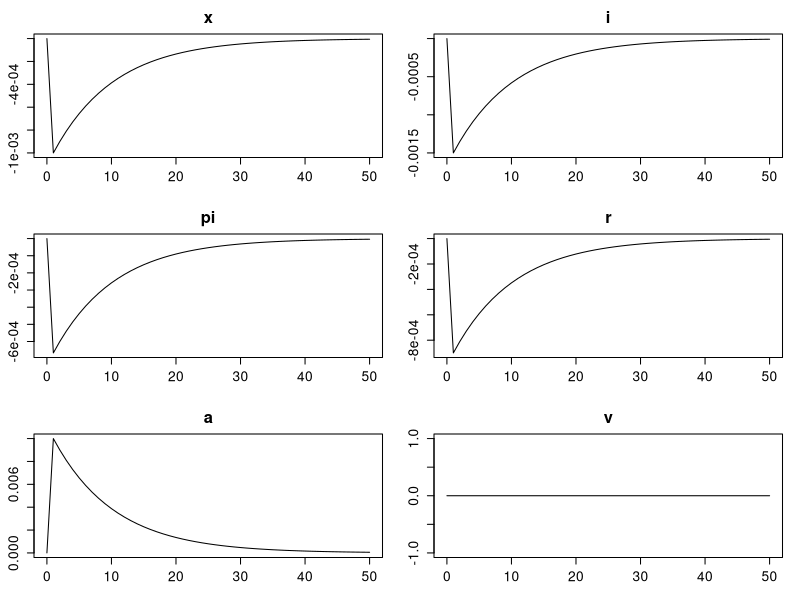
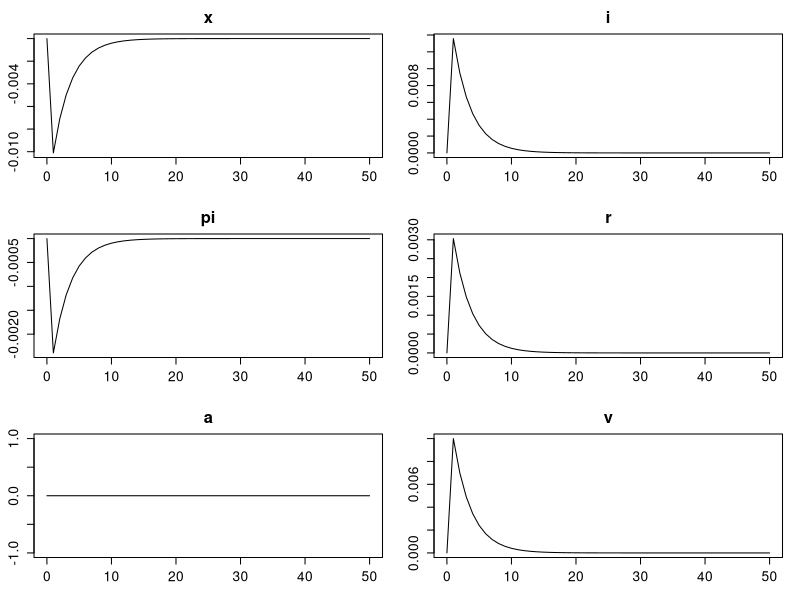

Write R code to recreate these figures, in order.
#======================================================
# Chapter 5, New Keynesian model (linear approximation)
#   modified on 2019/10/19
#======================================================

"%+%" <- function(x, y) paste(x, y, sep = "")

library(nleqslv)

#----------------------------------------

beta <- 0.99
mu <- 1.0
gamma <- 5
varrho <- 0.9
phi_pi <- 1.5
phi_y <- 0.5
rho_A <- 0.9
rho_v <- 0.7

kappa <- (1-varrho)*(1-varrho*beta)*(gamma+1)/varrho

para <- list(beta = beta, phi_pi = phi_pi, phi_y = phi_y, rho_A = rho_A, rho_v = rho_v, kappa = kappa)

#----------------------------------------

objfun0 <- function(X, maxT, X0,p = para) {
  
  nvar <- 2
  XX  <- matrix(X, maxT, nvar)
  x   <- c(XX[, 1], 0)
  ppi <- c(XX[, 2], 0)
  
  a  <- c(X0$a)
  v  <- c(X0$v)
  for(t in 1:maxT) {
    a[t+1] <- p$rho_A*a[t]
    v[t+1] <- p$rho_v*v[t]
  }
  ii <- p$phi_pi*ppi + p$phi_y*x + v
  
  ret <- matrix(NA, maxT, nvar)
  for(t in 1:maxT) {
    ret[t, 1] <- -x[t] + x[t+1]-(ii[t]-ppi[t+1])+(p$rho_A-1)*a[t]
    ret[t, 2] <- -ppi[t] + p$beta*ppi[t+1]+kappa*x[t]
  }
  return(c(ret))
}

rsltfun <- function(rslt, maxT, X0, Xss, p = para) {
  
  nvar <- 2
  XX  <- matrix(rslt, maxT, nvar)
  x   <- c(XX[, 1], 0)
  ppi <- c(XX[, 2], 0)
  
  a  <- c(X0$a)
  v  <- c(X0$v)

  for(t in 1:maxT) {
    a[t+1] <- p$rho_A*a[t]
    v[t+1] <- p$rho_v*v[t]
  }
  ii <- p$phi_pi*ppi + p$phi_y*x + v
  r <- ii-c(ppi[-1],0)
  
  dev <- list(x = x,  ppi = ppi, a = a, ii = ii, v = v, r = r)

  return(dev)
}

#----------------------------------------


maxT  <- 150
Xinit <- c(rep(0, maxT), rep(0, maxT))

a0a <- 0.01
v0a <- 0
X0a <- list(a = a0a, v = v0a)

objfun1 <- function(X) objfun0(X, maxT, X0a)
rslt1 <- nleqslv(Xinit, objfun1, control=list(maxit=10^4))
print(rslt1)

X1 <- rsltfun(rslt1$x, maxT, X0a)
X1[[1]]
X1[[2]]

par(ps = 15)
par(mfrow = c(3, 2))
par(mai = c(0.85, 0.68, 0.68, 0.35)*0.5)

maxT2 <- 50
plot(cbind(0:maxT2, c(0, X1$x[1:maxT2])), main = "x", xlab = "", ylab = "", typ = "l")
plot(cbind(0:maxT2, c(0, X1$ii[1:maxT2])), main = "i", xlab = "", ylab = "", typ = "l")
plot(cbind(0:maxT2, c(0, X1$ppi[1:maxT2])), main = "pi", xlab = "", ylab = "", typ = "l")
plot(cbind(0:maxT2, c(0, X1$r[1:maxT2])), main = "r", xlab = "", ylab = "", typ = "l")
plot(cbind(0:maxT2, c(0, X1$a[1:maxT2])), main = "a", xlab = "", ylab = "", typ = "l")
plot(cbind(0:maxT2, c(0, X1$v[1:maxT2])), main = "v", xlab = "", ylab = "", typ = "l")

#----------------------------------------

a0b <- 0
v0b <- 0.01
X0b <- list(a = a0b, v = v0b)

objfun2 <- function(X) objfun0(X, maxT, X0b)
rslt2 <- nleqslv(Xinit, objfun2, control=list(maxit=10^4))
print(rslt2)

X2 <- rsltfun(rslt2$x, maxT, X0b, ss)
X2[[1]]
X2[[2]]

par(ps = 15)
par(mfrow = c(3, 2))
par(mai = c(0.85, 0.68, 0.68, 0.35)*0.5)

maxT2 <- 50
plot(cbind(0:maxT2, c(0, X2$x[1:maxT2])), main = "x", xlab = "", ylab = "", typ = "l")
plot(cbind(0:maxT2, c(0, X2$ii[1:maxT2])), main = "i", xlab = "", ylab = "", typ = "l")
plot(cbind(0:maxT2, c(0, X2$ppi[1:maxT2])), main = "pi", xlab = "", ylab = "", typ = "l")
plot(cbind(0:maxT2, c(0, X2$r[1:maxT2])), main = "r", xlab = "", ylab = "", typ = "l")
plot(cbind(0:maxT2, c(0, X2$a[1:maxT2])), main = "a", xlab = "", ylab = "", typ = "l")
plot(cbind(0:maxT2, c(0, X2$v[1:maxT2])), main = "v", xlab = "", ylab = "", typ = "l")
